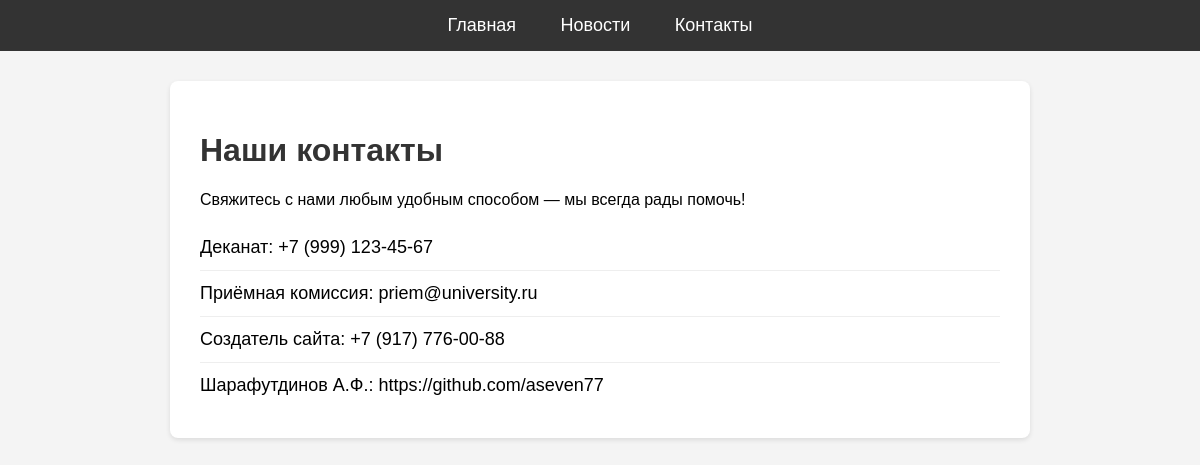
/contacts.php, run on the app's committed database.
### tables this page shows
CREATE TABLE `contacts` (
  `id` int NOT NULL,
  `label` varchar(50) NOT NULL,
  `value` varchar(255) NOT NULL
);

### contacts.php (the view, shortened to what this page needs)
<?php
require "config.php";
$stmt = $pdo->query("SELECT * FROM contacts");
$contacts = $stmt->fetchAll(PDO::FETCH_ASSOC);
?>
<!DOCTYPE html>
<html lang="ru">
<head>
    <link rel="stylesheet" href="main.css">
</head>
<body>
    <nav>
        <a href="index.php">Главная</a>
        <a href="news.php">Новости</a>
        <a href="contacts.php">Контакты</a>
    </nav>
    <div class="container">
        <h1>Наши контакты</h1>
        <p>Свяжитесь с нами любым удобным способом — мы всегда рады помочь!</p>
    <?php foreach ($contacts as $contact): ?>
        <div class="contact-item">
            <span><?= htmlspecialchars($contact["label"]) ?>:</strong> <?= htmlspecialchars($contact["value"]) ?></span>
        </div>
    <?php endforeach; ?>
    </div>
</body>
</html>

### main.css (style rules this page uses)
body { font-family: Arial, sans-serif; margin: 0; padding: 0; background-color: #f4f4f4; }
nav { background-color: #333; padding: 15px; text-align: center; }
nav a { color: white; text-decoration: none; margin: 0 20px; font-size: 18px; }
.container { max-width: 800px; margin: 30px auto; background-color: white; padding: 30px; border-radius: 8px; box-shadow: 0 2px 5px rgba(0,0,0,0.1); }
h1 { color: #333; }
.contact-item { padding: 12px 0; font-size: 18px; border-bottom: 1px solid #eee; }
.contact-item:last-child { border-bottom: none; }
a { color: #0066cc; text-decoration: none; }

### data on the page
contacts: label "Деканат", value "+7 (999) 123-45-67"
contacts: label "Приёмная комиссия", value "priem@university.ru"
contacts: label "Создатель сайта", value "+7 (917) 776-00-88"
contacts: label "Шарафутдинов А.Ф.", value "https://github.com/aseven77"
